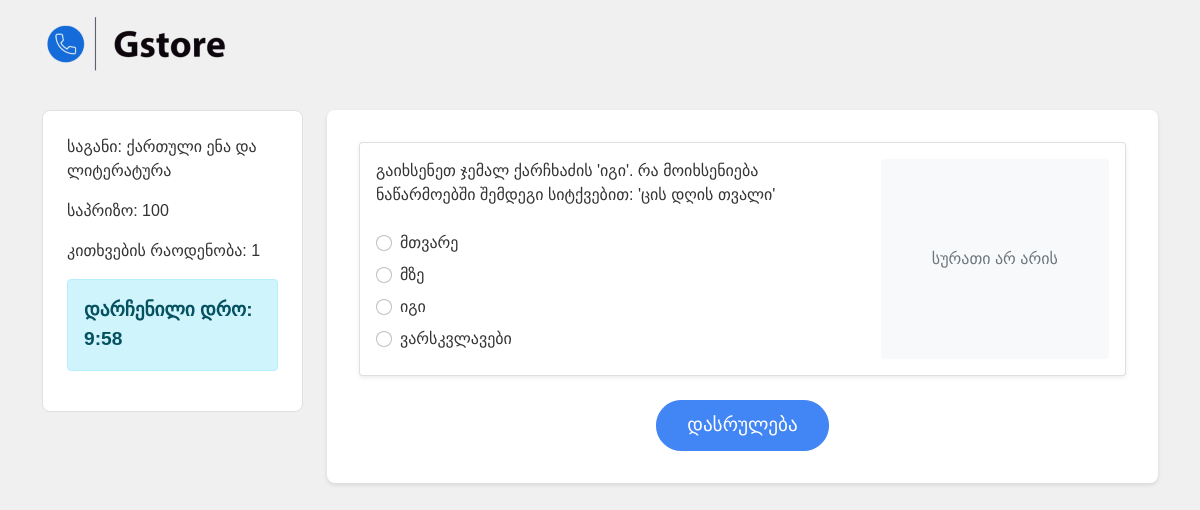
The page /9d18677d-ea9e-456e-b7d2-946a0da52abb/quiz/3/easy on the database its author committed.
### app.py (models this page shows)
class Subject(db.Model):
    id = db.Column(db.Integer, primary_key=True)
    name = db.Column(db.String(100), nullable=False)
    icon = db.Column(db.String(50), nullable=False)
    questions = db.relationship('Question', backref='subject', lazy=True, cascade="all, delete-orphan")

class Question(db.Model):
    id = db.Column(db.Integer, primary_key=True)
    text = db.Column(db.String(500), nullable=False)
    subject_id = db.Column(db.Integer, db.ForeignKey('subject.id'), nullable=False)
    difficulty = db.Column(db.String(20), nullable=False)
    image_filename = db.Column(db.String(255))
    long_ass_text = db.Column(db.Text())
    answers = db.relationship('Answer', backref='question', lazy=True, cascade="all, delete-orphan")

class Answer(db.Model):
    id = db.Column(db.Integer, primary_key=True)
    text = db.Column(db.String(200), nullable=False)
    is_correct = db.Column(db.Boolean, nullable=False)
    question_id = db.Column(db.Integer, db.ForeignKey('question.id'), nullable=False)

### app.py (the view)
@app.route('/9d18677d-ea9e-456e-b7d2-946a0da52abb/quiz/<int:subject_id>/<string:difficulty>')
def quiz(subject_id, difficulty):
    subject = Subject.query.get_or_404(subject_id)
    if difficulty == 'easy':
        questions = Question.query.filter(Question.difficulty == "easy", Question.subject_id == subject.id).all()
    elif difficulty == 'medium':
        questions = Question.query.filter(Question.difficulty == "medium", Question.subject_id == subject.id).all()
    elif difficulty == "hard":
        questions = Question.query.filter(Question.difficulty == "hard", Question.subject_id == subject.id).all()
    else:
        return redirect(url_for('home'))
    random.shuffle(questions)
    for question in questions:
        random.shuffle(question.answers)
    return render_template('quiz.html', subject=subject, questions=questions, difficulty=difficulty)

### templates/quiz.html (shortened to what this page needs)
<!DOCTYPE html>
<html lang="en">
<head>
    <link href="https://cdn.jsdelivr.net/npm/bootstrap@5.1.3/dist/css/bootstrap.min.css" rel="stylesheet">
    <link href="{{ url_for('static', filename='gstore-quiz-styles.css') }}" rel="stylesheet">
</head>
<body>
{% if difficulty == 'easy' %}
{% set saprizo = 100 %}
{% elif difficulty == 'medium' %}
{% set saprizo = 200 %}
{% else %}
{% set saprizo = 300 %}
{% endif %}
<nav class="navbar navbar-expand-lg navbar-dark">
    <div class="container">
        <a class="navbar-brand d-flex align-items-center">
            <img src="{{ url_for('static', filename='1111-1.png') }}" alt="Gstore Quiz Logo"
                 class="d-inline-block align-top me-2 logo">
        </a>
    </div>
</nav>
<div class="container mt-4">
    <div class="row">
        <div class="col-md-3">
            <div class="sidebar-container">
                <div class="sidebar">
                    <p>საგანი: {{ subject.name }}</p>
                    <p>საპრიზო: {{saprizo}}</p>
                    <p>კითხვების რაოდენობა: {{ questions|length }}</p>
                    <div id="timer" class="alert alert-info">
                        დარჩენილი დრო: <span id="time"></span>
                    </div>
                </div>
            </div>
        </div>
        <div class="col-md-9">
            <div class="main-content">
                <form id="quizForm" action="{{ url_for('result', total_questions=questions|length, saprizo=saprizo) }}"
                      method="post">
                    {% for question in questions %}
                    <div class="card question-card mb-4 shadow-sm">
                        <div class="card-body">
                            <div class="row">
                                <div class="col-md-8">
                                    <p class="question-text mb-4">{{ question.text }}</p>
                                    {% if question.difficulty == "hard" %}
                                    <div class="form-group">
                                        <textarea class="form-control" name="text_answer_{{ question.id }}"
                                                  id="text_answer_{{ question.id }}" rows="5"
                                                  placeholder="დაწერე პასუხი აქ..."></textarea>
                                    </div>
                                    {% else %}
                                    <div class="answer-options">
                                        {% for answer in question.answers %}
                                        <div class="form-check mb-2">
                                            <input class="form-check-input" type="radio"
                                                   name="question_{{ question.id }}"
                                                   id="answer_{{ question.id }}_{{ loop.index }}"
                                                   value="{{ answer.id }}">
                                            <label class="form-check-label"
                                                   for="answer_{{ question.id }}_{{ loop.index }}">
                                                {{ answer.text }}
                                            </label>
                                        </div>
                                        {% endfor %}
                                    </div>
                                    {% endif %}
                                </div>
                                <div class="col-md-4">
                                    {% if question.image_filename %}
                                    <img src="{{ url_for('static', filename='question_images/' + question.image_filename) }}"
                                         alt="Question Image" class="img-fluid question-image rounded">
                                    {% else %}
                                    <div class="no-image-placeholder bg-light rounded d-flex align-items-center justify-content-center"
                                         style="height: 200px;">
                                        <span class="text-muted">სურათი არ არის</span>
                                    </div>
                                    {% endif %}
                                </div>
                            </div>
                        </div>
                    </div>
                    {% endfor %}
                    <div class="text-center mt-4">
                        <button type="submit" class="btn btn-primary btn-lg">დასრულება</button>
                    </div>
                </form>
            </div>
        </div>
    </div>
</div>
</body>
</html>

### static/gstore-quiz-styles.css (style rules this page uses)
body { font-family: Arial, sans-serif; background-color: #f0f0f0; color: #333; }
.navbar { background-color: #f0f0f0; color: white; }
.navbar-brand { font-weight: bold; font-size: 24px; }
.btn-primary { background-color: #4285f4; border-color: #4285f4; }
.main-content { background-color: white; padding: 2rem; border-radius: 8px; box-shadow: 0 2px 4px rgba(0,0,0,0.1); }
.sidebar { top: auto ; position: sticky; border: 1px solid #e0e0e0; border-radius: 8px; background-color: white; padding: 1.5rem; cursor: pointer; }
.sidebar-container { position: sticky; top: 20px; height: calc(100vh - 40px); overflow-y: auto; }
.question-card { margin-bottom: 20px; }
#timer { font-size: 1.2rem; font-weight: bold; }
.question-card .no-image-placeholder { width: 100%; height: 100%; min-height: 200px; background-color: #f8f9fa; border-radius: 0.25rem; }
.btn-primary { padding: 10px 30px; font-size: 1.2rem; border-radius: 25px; }

### rows shown on the page
Subject: name "ქართული ენა და ლიტერატურა"
Question: text "გაიხსენეთ ჯემალ ქარჩხაძის 'იგი'. რა მოიხსენიება ნაწარმოებში შემდეგი სიტქვებით: 'ცის დღის თვალი'", shows "სურათი არ არის"
Answer: text "მთვარე"
Answer: text "მზე"
Answer: text "იგი"
Answer: text "ვარსკვლავები"

### other values the page prints
{{ saprizo }} "100"
{{ questions|length }} "1"
